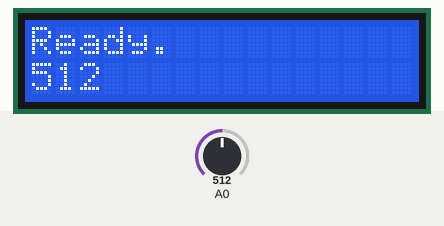
Bench run of a sketch on a simulated Arduino Uno, built with avr-gcc and run on an emulated ATmega328P. On the bench: 16×2 character LCD. Inputs (shaded band) come from the test bench; at power-on: A0 = 512.

Above: at 1.2 s.
1.3 s: A0 set to 0
At 2.6 s:
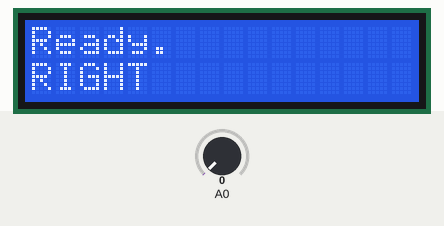
2.9 s: A0 set to 122
At 3.5 s:
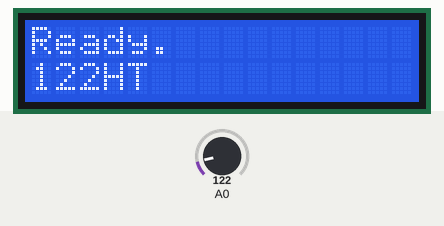
4.5 s: A0 set to 986
At 5.1 s:
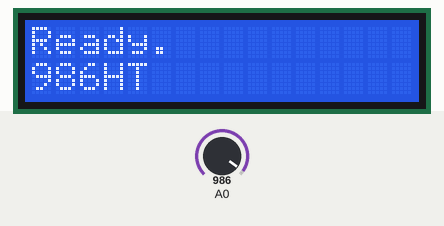
6.1 s: A0 set to 1007
At 6.8 s:
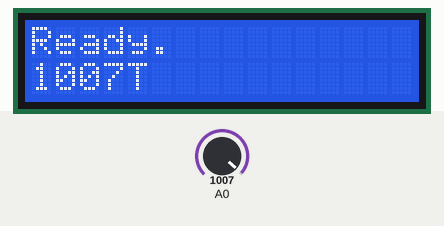
7.7 s: A0 set to 1023
At 8.6 s:
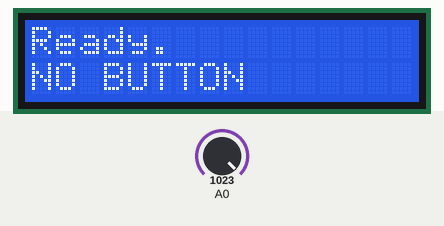
9.3 s: A0 set to 900
At 10.7 s:
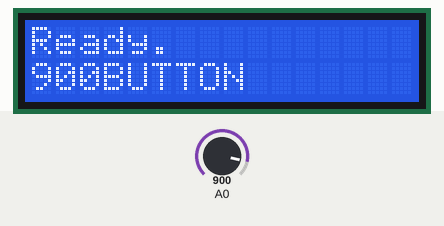
Timing chart, 0 to 11.9 s (numbered marks = the images above; inputs shaded):
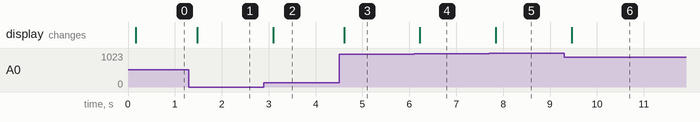

Measured:
- the behaviour switches between 999 and 1000 on A0 (found by bisection; images 3 and 4)
- after the input at 1.3 s, the display: changes after 0.18 s (image 1)
- after the input at 2.9 s, the display: changes after 0.20 s (image 2)
- after the input at 4.5 s, the display: changes after 0.11 s (image 3)
- after the input at 6.1 s, the display: changes after 0.12 s (image 4)
- after the input at 7.7 s, the display: changes after 0.14 s (image 5)
- after the input at 9.3 s, the display: changes after 0.16 s (image 6)

The sketch:

HelloWorld_LCD_Keypad_Shield_Serial_Input.ino
```cpp
/*
  LiquidCrystal Library - Hello World

 Demonstrates the use a 16x2 LCD display.  The LiquidCrystal
 library works with all LCD displays that are compatible with the
 Hitachi HD44780 driver. There are many of them out there, and you
 can usually tell them by the 16-pin interface.

 This sketch prints "Hello World!" to the LCD
 and shows the time.

  The circuit:
 * LCD RS pin to digital pin 8
 * LCD Enable pin to digital pin 9
 * LCD D4 pin to digital pin 4
 * LCD D5 pin to digital pin 5
 * LCD D6 pin to digital pin 6
 * LCD D7 pin to digital pin 7
 * LCD R/W pin to ground
 * LCD VSS pin to ground
 * LCD VCC pin to 5V
 * 10K resistor:
 * ends to +5V and ground
 * wiper to LCD VO pin (pin 3)

 http://www.arduino.cc/en/Tutorial/LiquidCrystal
 */

// Include the library code:
#include <LiquidCrystal.h>

// Initialize the library with the numbers of the interface pins
LiquidCrystal lcd(8, 9, 4, 5, 6, 7);

// Initialize variables
int incoming = 0;
int btn_in = 0;
String message = "";

// Define constants for reading buttons on analog input
const int BTN_NONE = 1023;
const int BTN_SELECT = 723;
const int BTN_LEFT = 481;
const int BTN_DOWN = 308;
const int BTN_UP = 132;
const int BTN_RIGHT = 0;

void setup() {
  // Set up the LCD's number of columns and rows:
  lcd.begin(16, 2);

  // Start serial output
  Serial.begin(9600);
  while(!Serial){
    ;
  }

  // Print a message to the LCD.
  lcd.print("Ready.");
}

String readButtons() {
  btn_in = analogRead(0);
  String result = getMessage(btn_in);

  return result;
}

String getMessage(int value) {
  String return_val = "";
  switch (btn_in) {
    case BTN_NONE:
      return_val = "NO BUTTON";
      break;
    case BTN_SELECT:
      return_val = "SELECT   ";
      break;
    case BTN_LEFT:
    case BTN_LEFT - 1:
      return_val = "LEFT     ";
      break;
    case BTN_DOWN:
    case BTN_DOWN - 1:
      return_val = "DOWN     ";
      break;
    case BTN_UP:
    case BTN_UP -1:
      return_val = "UP       ";
      break;
    case BTN_RIGHT:
      return_val = "RIGHT    ";
      break;
    default:
      return_val = String(value, DEC);
      break;
  }

  return return_val;
}

void loop() {
  // set the cursor to column 0, line 1
  // (note: line 1 is the second row, since counting begins with 0):
  //lcd.setCursor(0, 1);
  // print the number of seconds since reset:
  //lcd.print(millis() / 1000);

  //lcd.clear();
  message = readButtons();
  delay(100);
  lcd.setCursor(0,1);
  //Serial.println(message);
  lcd.print(message);

  if(Serial.available() > 0 ) {
    incoming = Serial.read();

    Serial.print("Incoming: ");
    Serial.println(incoming);
  }

}
```
